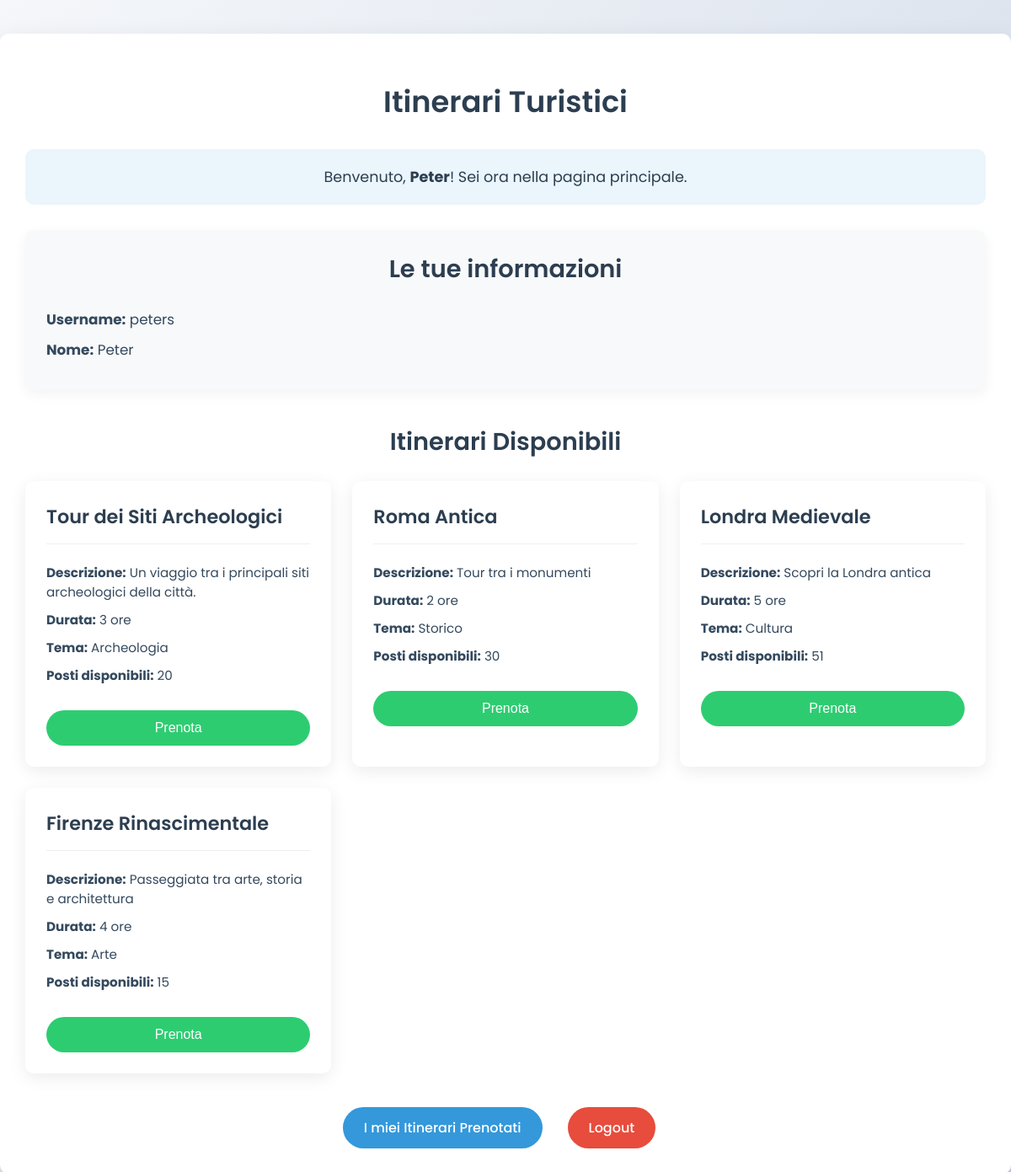
The app's page /principale/ (signed in) with its own data.
### Itinerari/models.py (models this page shows, shortened)
class Itinerario(models.Model):
    id_itinerario = models.AutoField(primary_key=True)
    titolo = models.CharField(max_length=100, null=True)
    descrizione = models.CharField(max_length=100, null=True)
    durata = models.CharField(max_length=100, null=True)
    maxpartecipanti = models.IntegerField()
    tema = models.CharField(max_length=100, null=True)
    stato = models.BooleanField()
    guida = models.ForeignKey(Guida, on_delete=models.CASCADE, null=True)

### Itinerari/views.py (the view)
# urls.py: path('principale/', views.principale, name='principale'),
def principale(request):
    if 'turista_username' not in request.session:
        return redirect('login_turista')
    username = request.session.get('turista_username')
    nome = request.session.get('turista_nome')
    itinerari = Itinerario.objects.filter(stato=True, maxpartecipanti__gt=0)
    return render(request, 'principale.html', {
        'username': username,
        'nome': nome,
        'itinerari': itinerari
    })

### templates/principale.html (shortened to what this page needs)
<!DOCTYPE html>
<html lang="en">
<head>
</head>
<body>
    <div class="container">
        <h1>Itinerari Turistici</h1>
        <div class="welcome-message">
            Benvenuto, <strong>{{ nome }}</strong>! Sei ora nella pagina principale.
        </div>
        <div class="user-info">
            <h2>Le tue informazioni</h2>
            <p><strong>Username:</strong> {{ username }}</p>
            <p><strong>Nome:</strong> {{ nome }}</p>
        </div>
        <div class="itinerari-container">
            <h2>Itinerari Disponibili</h2>
            {% if itinerari %}
                <div class="itinerari-list">
                    {% for itinerario in itinerari %}
                        <div class="itinerario-card">
                            <h3>{{ itinerario.titolo }}</h3>
                            <p><strong>Descrizione:</strong> {{ itinerario.descrizione }}</p>
                            <p><strong>Durata:</strong> {{ itinerario.durata }}</p>
                            <p><strong>Tema:</strong> {{ itinerario.tema }}</p>
                            <p><strong>Posti disponibili:</strong> {{ itinerario.maxpartecipanti }}</p>
                            <form method="post" action="{% url 'prenota_itinerario' %}">
                                <button type="submit" class="button prenota-button">Prenota</button>
                            </form>
                        </div>
                    {% endfor %}
                </div>
            {% else %}
                <p>Non ci sono itinerari disponibili al momento.</p>
            {% endif %}
        </div>
        <div class="menu-buttons">
            <a href="{% url 'itinerari_prenotati' %}" class="button">I miei Itinerari Prenotati</a>
            <a href="{% url 'benvenuto' %}" class="button logout-button">Logout</a>
        </div>
    </div>
</body>
</html>

### templates/principale.html (style rules this page uses)
body { font-family: 'Poppins', sans-serif; margin: 0; padding: 0; background: linear-gradient(135deg, #f5f7fa 0%, #c3cfe2 100%); min-height: 100vh; }
.container { max-width: 1200px; margin: 40px auto; background-color: white; padding: 30px; border-radius: 10px; box-shadow: 0 10px 30px rgba(0,0,0,0.1); }
h1, h2 { text-align: center; color: #2c3e50; font-weight: 600; }
h1 { font-size: 2.2rem; margin-bottom: 30px; }
h2 { font-size: 1.8rem; margin-bottom: 25px; }
.welcome-message { font-size: 1.1rem; margin-bottom: 30px; padding: 20px; background-color: rgba(52, 152, 219, 0.1); border-radius: 10px; text-align: center; color: #2c3e50; }
.user-info { margin-bottom: 40px; padding: 25px; background-color: #f8f9fa; border-radius: 10px; box-shadow: 0 5px 15px rgba(0,0,0,0.05); }
.user-info h2 { margin-top: 0; color: #2c3e50; }
.user-info p { margin: 10px 0; font-size: 1.05rem; color: #34495e; }
.button { display: inline-block; background-color: #3498db; color: white; padding: 12px 25px; text-decoration: none; border-radius: 50px; cursor: pointer; font-size: 1rem; font-weight: 500; margin-right: 15px; border: none; transition: all 0.3s ease; }
.logout-button { background-color: #e74c3c; }
.itinerari-container { margin-bottom: 40px; }
.itinerari-list { display: grid; grid-template-columns: repeat(auto-fill, minmax(320px, 1fr)); gap: 25px; }
.itinerario-card { border: none; border-radius: 10px; padding: 25px; background-color: #fff; box-shadow: 0 5px 20px rgba(0,0,0,0.08); transition: transform 0.3s ease, box-shadow 0.3s ease; }
.itinerario-card h3 { margin-top: 0; color: #2c3e50; border-bottom: 1px solid #ecf0f1; padding-bottom: 15px; font-size: 1.4rem; font-weight: 600; }
.itinerario-card p { color: #34495e; margin: 10px 0; font-size: 0.95rem; }
.prenota-button { width: 100%; margin-top: 20px; background-color: #2ecc71; }
.menu-buttons { display: flex; justify-content: center; margin-top: 30px; flex-wrap: wrap; gap: 15px; }

### records on screen
Itinerario: guida "peters", titolo "Londra Medievale", descrizione "Scopri la Londra antica", durata "5 ore", tema "Cultura", maxpartecipanti "51"
Itinerario: titolo "Tour dei Siti Archeologici", descrizione "Un viaggio tra i principali siti archeologici della città.", durata "3 ore", tema "Archeologia", maxpartecipanti "20"
Itinerario: titolo "Roma Antica", descrizione "Tour tra i monumenti", durata "2 ore", tema "Storico", maxpartecipanti "30"
Itinerario: titolo "Firenze Rinascimentale", descrizione "Passeggiata tra arte, storia e architettura", durata "4 ore", tema "Arte", maxpartecipanti "15"

### other values on screen
{{ nome }} "Peter"
